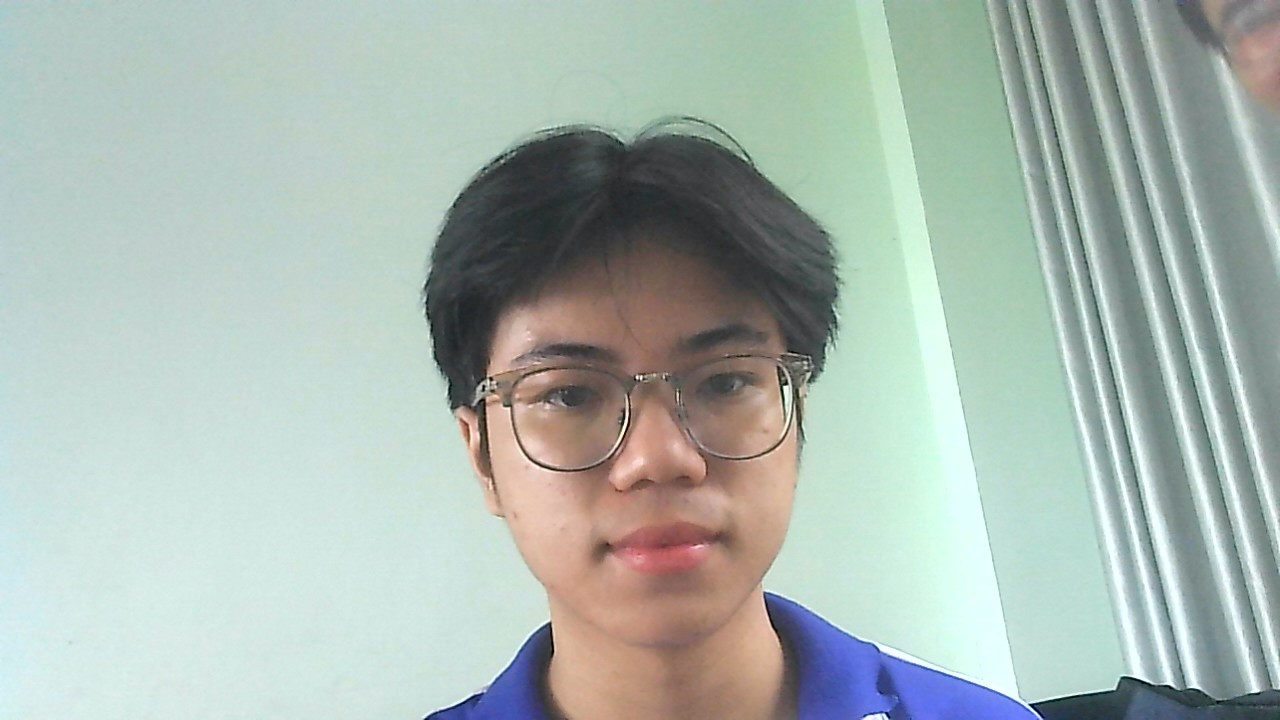
#> input picture face_attendance-main/img_db/Huy.jpg, 1280 x 720 px; its folder holds only this picture in this run
$ python -i utils.py   (imports and definitions only)
#> lines starting #> are read from the running program, lines starting #| are printed output that depends on the picture
import cv2
import numpy as np
from tkinter import messagebox
from tkinter.simpledialog import askstring
from datetime import datetime
import os
import csv
import face_recognition
from tkinter.filedialog import askopenfilename
import shutil

''' FUNCTION LIST '''
# crop_center_image
# augment_data
# str_to_list_arr
# set_time_attendance
# name_attendance_file
# mark_attendance
# convert_to_encode_db
# add_img_db
# delete_from_encode_db
# delete_from_img_db
# read_encode_db
# cur_img_process

def crop_center_image(img):
    '''
    Crop the center part of the original image.

    Args:
        img (numpy.ndarray): The original image.

    Returns:
        numpy.ndarray: The cropped image.
    '''
    height, width = img.shape[:2]
    crop_size = min(width, height)
    center_x = width // 2
    center_y = height // 2
    cropped_img = img[center_y - crop_size // 2:center_y + crop_size // 2, center_x - crop_size // 2:center_x + crop_size // 2]
    return cropped_img

# [13 lines left out: function augment_data, not called in this run]

def str_to_list_arr(row):
    '''
    Convert a row in a CSV file that contains encodes for a person
    to a list that contains encoded arrays for each different brightness level.

    Args:
        row (str): The row in the CSV file.

    Returns:
        list: A list of encoded arrays.
    '''
    row = row[1:-2].replace('array', '').replace('(', '')
    list_arr = [np.fromstring(arr[1:-1], sep=', ') for arr in list(row.split('), '))]
    return list_arr

# [245 lines left out: functions set_time_attendance, name_attendance_file, mark_attendance, convert_to_encode_db, add_img_db, delete_from_encode_db and 1 more, not called in this run]

def read_encode_db():
    '''
    Read the Encode Database and retrieve person names, full encodings, and main encodings.

    The function reads the 'encode_db.csv' file and extracts the person names, full encodings,
    and main encodings for each person in the database. It uses the helper function 'str_to_list_arr()'
    to convert the string representation of encodings into lists of encoding arrays.

    Returns:
        person_names_known (list): List of person names in the database.
        encodes_known (list): List of full encodings for each person in the database.
        main_encodes_known (list): List of main encodings for each person in the database.
    '''
    csv_file = "encode_db.csv"
    person_names_known = []  # names in the database
    encodes_known = []       # full encodings in the database
    main_encodes_known = []  # main encodings in the database
    with open(csv_file, mode='r') as file:
        csv_reader = csv.reader(file)
        next(csv_reader)  # skip header row
        for row in csv_reader:
            person_names_known.append(row[0])
            encode = str_to_list_arr(row[1])
            encodes_known.append(encode)
            main_encodes_known.append(encode[3])  # assuming the main encoding is at index 3
    return person_names_known, encodes_known, main_encodes_known

def cur_img_process(img):
    '''
    Detect and recognize the current face of the person in attendance.

    The function takes an input image and performs face detection and recognition on the image.
    It uses the 'read_encode_db()' function to retrieve the person names, full encodings, and
    main encodings from the Encode Database. The function then processes the input image to
    detect the face, extract face encodings, calculate face distances, and identify the name
    of the person in attendance and the recognition accuracy.

    Arguments:
        img (numpy.ndarray): The input image in BGR format.

    Returns:
        name (str): The name of the person in attendance. If the face is not recognized, the name is empty.
        img (numpy.ndarray): The input image with rectangles and text displaying the person's name and accuracy.
    '''
    name = '' # name not in encode database
    text = 'Unknown' # face not found in the database
    person_names_known, encodes_known, main_encodes_known = read_encode_db()
    imgS = crop_center_image(img)
    imgS = cv2.resize(img, (0,0), None, 0.25, 0.25)  # resize the image for faster processing
    imgS = cv2.cvtColor(imgS, cv2.COLOR_BGR2RGB)     # convert BGR to RGB
    imgS = cv2.GaussianBlur(imgS, (15, 15), 1)       # apply GaussianBlur filter to denoise the image

    # Face detection and recognition
    face_locations = face_recognition.face_locations(imgS)
    if len(face_locations) != 0:
        # Identify the position of the current face
        face_loc = face_locations[0]

        if len(person_names_known) != 0:
            # Extract face encodings for the current face using the HOG algorithm
            encode_face = face_recognition.face_encodings(imgS, model="hog")[0]

            # Calculate face distance between current face and faces in the database
            face_dis = face_recognition.face_distance(main_encodes_known, encode_face)

            # Identify the index of the face in the database that is most similar to the current face
            true_index = np.argmin(face_dis)

            # Calculate face distance between current face and faces in 8 brightness levels
            face_dis = face_recognition.face_distance(encodes_known[true_index], encode_face)

            # Identify the name of person in attendance and the accuracy
            err = np.min(face_dis)
            acc = round(100 * (1 - err))
            if acc > 50:  # face found in the database
                name = person_names_known[true_index]
                text = f"{name} {acc}%"

        # Display the participant's name and accuracy above the rectangle that covers the face
        y1, x2, y2, x1 = face_loc
        y1, x2, y2, x1 = y1 * 4, x2 * 4, y2 * 4, x1 * 4
        cv2.rectangle(img, (x1, y1), (x2, y2), (0, 255, 0), 2)
        cv2.putText(img, text, (x1, y1 - 10), cv2.FONT_HERSHEY_SIMPLEX, 2, (255, 0, 0), 3, cv2.LINE_AA)
    img = cv2.resize(img, (0,0), None, 1/2, 2/3) # take fit dimension for displaying image in UI
    return name, img

>>> import cv2
>>> picture = cv2.imread('img_db/Huy.jpg')
#> picture is the input picture: shape (720, 1280, 3); mean B, G, R 176.9, 183.9, 170.4
>>> result = cur_img_process(picture)
#> (reads face_attendance-main/encode_db.csv from the repository)
#> in crop_center_image, `cropped_img = img[center_y - crop_size // 2:center_y + crop_size // 2,..`:
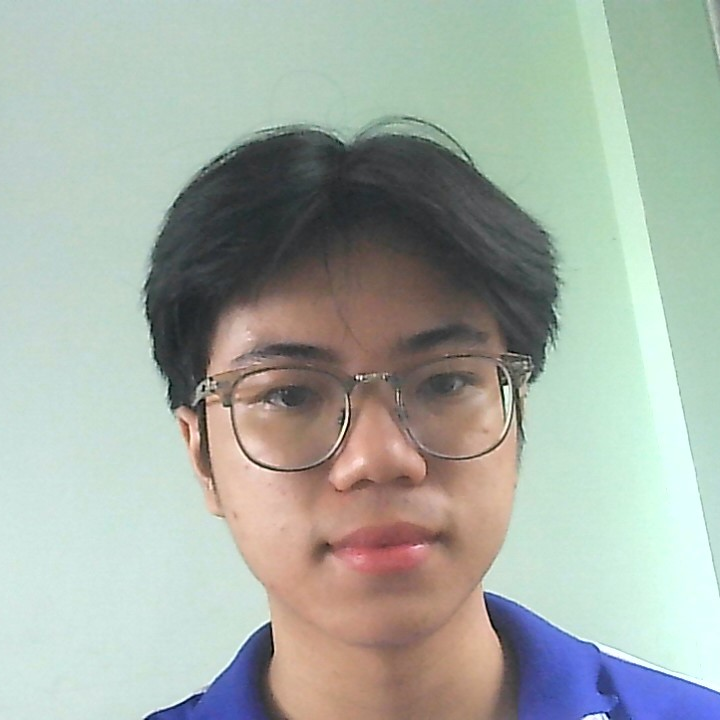
#> cropped_img: shape (720, 720, 3); mean B, G, R 165.4, 174.4, 165.5
#> in cur_img_process, `imgS = cv2.GaussianBlur(imgS, (15, 15), 1)`:
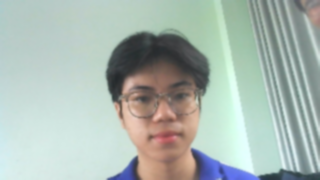
#> imgS: shape (180, 320, 3); mean R, G, B 170.5, 184, 177.1
#> (the run stopped early here; a loop or call above may not have finished)
